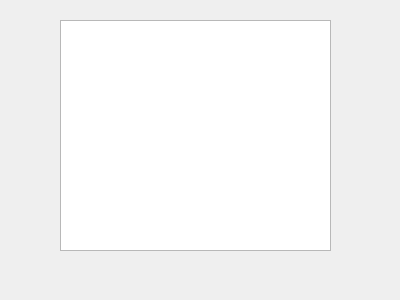
<?xml version="1.0" encoding="UTF-8"?>
<ui version="4.0">
 <class>Form</class>
 <widget class="QWidget" name="Form">
  <property name="geometry">
   <rect>
    <x>0</x>
    <y>0</y>
    <width>400</width>
    <height>300</height>
   </rect>
  </property>
  <property name="windowTitle">
   <string>Form</string>
  </property>
  <widget class="QGraphicsView" name="graphicsView">
   <property name="geometry">
    <rect>
     <x>60</x>
     <y>20</y>
     <width>271</width>
     <height>231</height>
    </rect>
   </property>
  </widget>
 </widget>
 <resources/>
 <connections/>
</ui>
